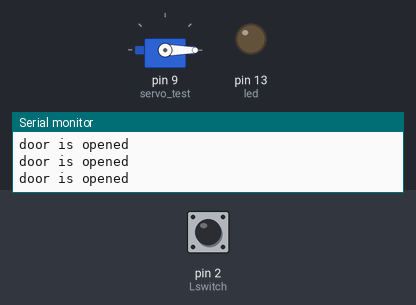
Bench run of a sketch on a simulated Arduino Uno, built with avr-gcc and run on an emulated ATmega328P. Shown: servo, output pins drawn as LEDs (lit = HIGH), the last lines printed to the serial monitor. The test bench sets the inputs (shaded band); at power-on: pin 2 (Lswitch) HIGH.

Above: at 1.2 s.
1.3 s: pin 2 (Lswitch) pulled LOW for 0.15 s
At 1.38 s:
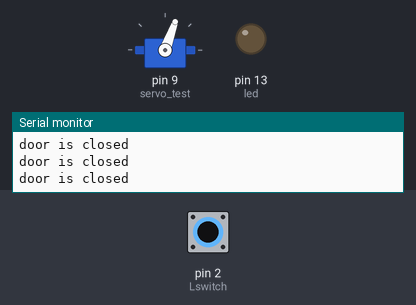
2.9 s: pin 2 (Lswitch) pulled LOW for 3.2 s
At 7.3 s:
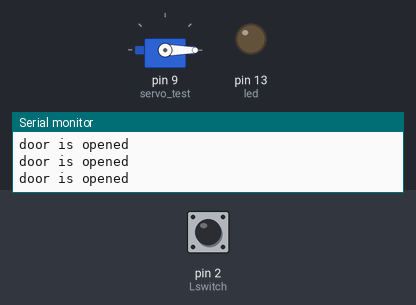
7.6 s: pin 2 (Lswitch) driven LOW
At 8.7 s:
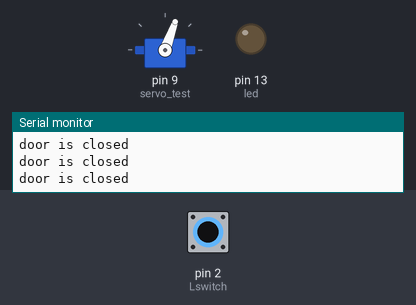
10.6 s: pin 2 (Lswitch) driven HIGH
At 11.9 s:
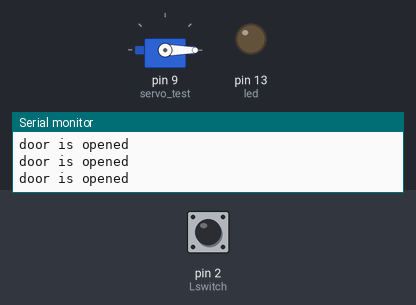
Timing chart, 0 to 13.1 s (numbered marks = the images above; inputs shaded):
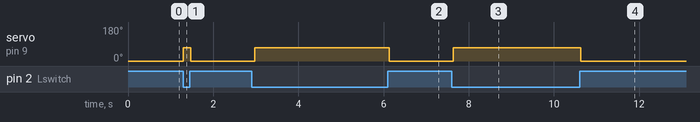

Measured:
- after the input at 1.3 s, servo on pin 9 (servo_test): 0° → 70° at once, → 0° 0.17 s later
- after the input at 2.9 s, servo on pin 9 (servo_test): 0° → 70° after 0.07 s, → 0° 3.2 s later
- after the input at 7.6 s, servo on pin 9 (servo_test): 0° → 70° at once
- after the input at 10.6 s, servo on pin 9 (servo_test): 70° → 0° at once

The sketch:

limitswitchFinal.ino
```cpp
#include <Servo.h>
Servo servo_test;
int Lswitch = 2;
int led = 13;
int angle = 0;

void setup()
{
  servo_test.attach(9);
  Serial.begin(9600);
  pinMode(Lswitch, INPUT);
  pinMode(led, OUTPUT);
}

void loop()
{
  if( (digitalRead(Lswitch) == LOW))
  {
    Serial.println("door is closed");
    servo_test.write(70);

  }

    if( (digitalRead(Lswitch) == HIGH) )
  {
    Serial.println("door is opened");
    if(angle<90)
      servo_test.write(0);
   /* for(; angle < 90; angle =angle+90)    // command to move from 0 degrees to 180 degrees
  {
    servo_test.write(angle);                 //command to rotate the servo to the specified angle

  }*/
 delay(100);
  }


}
```
